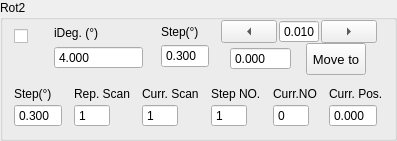
             <widget class="QGroupBox" name="rotary2Group">
              <property name="sizePolicy">
               <sizepolicy hsizetype="Expanding" vsizetype="Expanding">
                <horstretch>0</horstretch>
                <verstretch>0</verstretch>
               </sizepolicy>
              </property>
              <property name="title">
               <string>Rot2</string>
              </property>
              <layout class="QVBoxLayout" name="verticalLayout_84">
               <property name="topMargin">
                <number>0</number>
               </property>
               <item>
                <layout class="QVBoxLayout" name="verticalLayout_82">
                 <property name="spacing">
                  <number>12</number>
                 </property>
                 <item>
                  <layout class="QHBoxLayout" name="horizontalLayout_44" stretch="1,3,0,5">
                   <property name="spacing">
                    <number>6</number>
                   </property>
                   <item>
                    <layout class="QVBoxLayout" name="verticalLayout_80">
                     <property name="spacing">
                      <number>6</number>
                     </property>
                     <property name="topMargin">
                      <number>9</number>
                     </property>
                     <item>
                      <widget class="QCheckBox" name="activeRot2">
                       <property name="sizePolicy">
                        <sizepolicy hsizetype="Expanding" vsizetype="Preferred">
                         <horstretch>0</horstretch>
                         <verstretch>0</verstretch>
                        </sizepolicy>
                       </property>
                       <property name="toolTip">
                        <string>Active Instrument?</string>
                       </property>
                       <property name="text">
                        <string/>
                       </property>
                       <property name="checked">
                        <bool>false</bool>
                       </property>
                       <property name="mytype" stdset="0">
                        <string>checkbox</string>
                       </property>
                      </widget>
                     </item>
                     <item>
                      <widget class="LedIndicator" name="rotary2Led" native="true">
                       <property name="sizePolicy">
                        <sizepolicy hsizetype="Fixed" vsizetype="Fixed">
                         <horstretch>0</horstretch>
                         <verstretch>0</verstretch>
                        </sizepolicy>
                       </property>
                       <property name="minimumSize">
                        <size>
                         <width>25</width>
                         <height>25</height>
                        </size>
                       </property>
                       <property name="maximumSize">
                        <size>
                         <width>25</width>
                         <height>25</height>
                        </size>
                       </property>
                       <property name="baseSize">
                        <size>
                         <width>0</width>
                         <height>0</height>
                        </size>
                       </property>
                       <property name="mytype" stdset="0">
                        <string>led</string>
                       </property>
                      </widget>
                     </item>
                    </layout>
                   </item>
                   <item>
                    <layout class="QVBoxLayout" name="verticalLayout_38">
                     <property name="spacing">
                      <number>0</number>
                     </property>
                     <property name="leftMargin">
                      <number>0</number>
                     </property>
                     <property name="rightMargin">
                      <number>12</number>
                     </property>
                     <item>
                      <widget class="QLabel" name="label_36">
                       <property name="sizePolicy">
                        <sizepolicy hsizetype="Expanding" vsizetype="Fixed">
                         <horstretch>0</horstretch>
                         <verstretch>0</verstretch>
                        </sizepolicy>
                       </property>
                       <property name="maximumSize">
                        <size>
                         <width>16777215</width>
                         <height>16777215</height>
                        </size>
                       </property>
                       <property name="text">
                        <string>iDeg. (°)</string>
                       </property>
                       <property name="mytype" stdset="0">
                        <string>label</string>
                       </property>
                      </widget>
                     </item>
                     <item>
                      <widget class="QDoubleSpinBox" name="iRot2">
                       <property name="sizePolicy">
                        <sizepolicy hsizetype="Expanding" vsizetype="Fixed">
                         <horstretch>0</horstretch>
                         <verstretch>0</verstretch>
                        </sizepolicy>
                       </property>
                       <property name="maximumSize">
                        <size>
                         <width>16777215</width>
                         <height>16777215</height>
                        </size>
                       </property>
                       <property name="buttonSymbols">
                        <enum>QAbstractSpinBox::ButtonSymbols::NoButtons</enum>
                       </property>
                       <property name="decimals">
                        <number>3</number>
                       </property>
                       <property name="value">
                        <double>4.000000000000000</double>
                       </property>
                      </widget>
                     </item>
                    </layout>
                   </item>
                   <item>
                    <layout class="QVBoxLayout" name="verticalLayout_93">
                     <property name="spacing">
                      <number>0</number>
                     </property>
                     <item>
                      <widget class="QLabel" name="label_60">
                       <property name="sizePolicy">
                        <sizepolicy hsizetype="Expanding" vsizetype="Fixed">
                         <horstretch>0</horstretch>
                         <verstretch>0</verstretch>
                        </sizepolicy>
                       </property>
                       <property name="text">
                        <string>Step(°)</string>
                       </property>
                       <property name="mytype" stdset="0">
                        <string>label</string>
                       </property>
                      </widget>
                     </item>
                     <item>
                      <widget class="QDoubleSpinBox" name="rotary2Step_2">
                       <property name="sizePolicy">
                        <sizepolicy hsizetype="Expanding" vsizetype="Fixed">
                         <horstretch>0</horstretch>
                         <verstretch>0</verstretch>
                        </sizepolicy>
                       </property>
                       <property name="maximumSize">
                        <size>
                         <width>48</width>
                         <height>24</height>
                        </size>
                       </property>
                       <property name="buttonSymbols">
                        <enum>QAbstractSpinBox::ButtonSymbols::NoButtons</enum>
                       </property>
                       <property name="decimals">
                        <number>3</number>
                       </property>
                       <property name="value">
                        <double>0.300000000000000</double>
                       </property>
                      </widget>
                     </item>
                    </layout>
                   </item>
                   <item>
                    <layout class="QVBoxLayout" name="verticalLayout_56">
                     <property name="spacing">
                      <number>0</number>
                     </property>
                     <property name="leftMargin">
                      <number>6</number>
                     </property>
                     <property name="rightMargin">
                      <number>6</number>
                     </property>
                     <item>
                      <layout class="QHBoxLayout" name="horizontalLayout_22">
                       <property name="spacing">
                        <number>2</number>
                       </property>
                       <item>
                        <widget class="QToolButton" name="rot2JogL">
                         <property name="sizePolicy">
                          <sizepolicy hsizetype="Expanding" vsizetype="Fixed">
                           <horstretch>0</horstretch>
                           <verstretch>0</verstretch>
                          </sizepolicy>
                         </property>
                         <property name="minimumSize">
                          <size>
                           <width>32</width>
                           <height>0</height>
                          </size>
                         </property>
                         <property name="text">
                          <string>...</string>
                         </property>
                         <property name="arrowType">
                          <enum>Qt::ArrowType::LeftArrow</enum>
                         </property>
                         <property name="mytype" stdset="0">
                          <string>arrowbutton</string>
                         </property>
                        </widget>
                       </item>
                       <item>
                        <widget class="QDoubleSpinBox" name="rotary2JogStep">
                         <property name="sizePolicy">
                          <sizepolicy hsizetype="Preferred" vsizetype="Preferred">
                           <horstretch>0</horstretch>
                           <verstretch>0</verstretch>
                          </sizepolicy>
                         </property>
                         <property name="maximumSize">
                          <size>
                           <width>40</width>
                           <height>24</height>
                          </size>
                         </property>
                         <property name="buttonSymbols">
                          <enum>QAbstractSpinBox::ButtonSymbols::NoButtons</enum>
                         </property>
                         <property name="decimals">
                          <number>3</number>
                         </property>
                         <property name="minimum">
                          <double>-50.000000000000000</double>
                         </property>
                         <property name="maximum">
                          <double>210.000000000000000</double>
                         </property>
                         <property name="value">
                          <double>0.010000000000000</double>
                         </property>
                        </widget>
                       </item>
                       <item>
                        <widget class="QToolButton" name="rot2JogR">
                         <property name="sizePolicy">
                          <sizepolicy hsizetype="Expanding" vsizetype="Fixed">
                           <horstretch>0</horstretch>
                           <verstretch>0</verstretch>
                          </sizepolicy>
                         </property>
                         <property name="minimumSize">
                          <size>
                           <width>32</width>
                           <height>0</height>
                          </size>
                         </property>
                         <property name="text">
                          <string>...</string>
                         </property>
                         <property name="arrowType">
                          <enum>Qt::ArrowType::RightArrow</enum>
                         </property>
                         <property name="mytype" stdset="0">
                          <string>arrowbutton</string>
                         </property>
                        </widget>
                       </item>
                      </layout>
                     </item>
                     <item>
                      <layout class="QHBoxLayout" name="horizontalLayout_12">
                       <property name="spacing">
                        <number>6</number>
                       </property>
                       <item>
                        <widget class="QDoubleSpinBox" name="rot2SetPos">
                         <property name="sizePolicy">
                          <sizepolicy hsizetype="Fixed" vsizetype="Fixed">
                           <horstretch>0</horstretch>
                           <verstretch>0</verstretch>
                          </sizepolicy>
                         </property>
                         <property name="maximumSize">
                          <size>
                           <width>16777215</width>
                           <height>16777215</height>
                          </size>
                         </property>
                         <property name="buttonSymbols">
                          <enum>QAbstractSpinBox::ButtonSymbols::NoButtons</enum>
                         </property>
                         <property name="decimals">
                          <number>3</number>
                         </property>
                         <property name="maximum">
                          <double>1000.000000000000000</double>
                         </property>
                        </widget>
                       </item>
                       <item>
                        <widget class="QPushButton" name="rot2MoveTo">
                         <property name="sizePolicy">
                          <sizepolicy hsizetype="Preferred" vsizetype="Preferred">
                           <horstretch>0</horstretch>
                           <verstretch>0</verstretch>
                          </sizepolicy>
                         </property>
                         <property name="maximumSize">
                          <size>
                           <width>60</width>
                           <height>16777215</height>
                          </size>
                         </property>
                         <property name="font">
                          <font>
                           <pointsize>10</pointsize>
                          </font>
                         </property>
                         <property name="text">
                          <string>Move to</string>
                         </property>
                         <property name="mytype" stdset="0">
                          <string>clickable_button</string>
                         </property>
                        </widget>
                       </item>
                      </layout>
                     </item>
                    </layout>
                   </item>
                  </layout>
                 </item>
                 <item>
                  <layout class="QHBoxLayout" name="horizontalLayout_15">
                   <item>
                    <layout class="QVBoxLayout" name="verticalLayout_41">
                     <property name="spacing">
                      <number>3</number>
                     </property>
                     <item>
                      <widget class="QLabel" name="label_35">
                       <property name="sizePolicy">
                        <sizepolicy hsizetype="Expanding" vsizetype="Fixed">
                         <horstretch>0</horstretch>
                         <verstretch>0</verstretch>
                        </sizepolicy>
                       </property>
                       <property name="text">
                        <string>Step(°)</string>
                       </property>
                       <property name="mytype" stdset="0">
                        <string>label</string>
                       </property>
                      </widget>
                     </item>
                     <item>
                      <widget class="QDoubleSpinBox" name="rotary2Step">
                       <property name="sizePolicy">
                        <sizepolicy hsizetype="Expanding" vsizetype="Fixed">
                         <horstretch>0</horstretch>
                         <verstretch>0</verstretch>
                        </sizepolicy>
                       </property>
                       <property name="maximumSize">
                        <size>
                         <width>48</width>
                         <height>24</height>
                        </size>
                       </property>
                       <property name="buttonSymbols">
                        <enum>QAbstractSpinBox::ButtonSymbols::NoButtons</enum>
                       </property>
                       <property name="decimals">
                        <number>3</number>
                       </property>
                       <property name="value">
                        <double>0.300000000000000</double>
                       </property>
                      </widget>
                     </item>
                    </layout>
                   </item>
                   <item>
                    <layout class="QVBoxLayout" name="verticalLayout_94">
                     <property name="spacing">
                      <number>3</number>
                     </property>
                     <item>
                      <widget class="QLabel" name="label_61">
                       <property name="sizePolicy">
                        <sizepolicy hsizetype="Expanding" vsizetype="Fixed">
                         <horstretch>0</horstretch>
                         <verstretch>0</verstretch>
                        </sizepolicy>
                       </property>
                       <property name="text">
                        <string>Rep. Scan</string>
                       </property>
                       <property name="mytype" stdset="0">
                        <string>label</string>
                       </property>
                      </widget>
                     </item>
                     <item>
                      <widget class="QSpinBox" name="ScanRepNO_R2">
                       <property name="sizePolicy">
                        <sizepolicy hsizetype="Expanding" vsizetype="Fixed">
                         <horstretch>0</horstretch>
                         <verstretch>0</verstretch>
                        </sizepolicy>
                       </property>
                       <property name="maximumSize">
                        <size>
                         <width>36</width>
                         <height>24</height>
                        </size>
                       </property>
                       <property name="buttonSymbols">
                        <enum>QAbstractSpinBox::ButtonSymbols::NoButtons</enum>
                       </property>
                       <property name="maximum">
                        <number>10000</number>
                       </property>
                       <property name="value">
                        <number>1</number>
                       </property>
                      </widget>
                     </item>
                    </layout>
                   </item>
                   <item>
                    <layout class="QVBoxLayout" name="verticalLayout_95">
                     <property name="spacing">
                      <number>3</number>
                     </property>
                     <item>
                      <widget class="QLabel" name="label_62">
                       <property name="sizePolicy">
                        <sizepolicy hsizetype="Expanding" vsizetype="Fixed">
                         <horstretch>0</horstretch>
                         <verstretch>0</verstretch>
                        </sizepolicy>
                       </property>
                       <property name="text">
                        <string>Curr. Scan</string>
                       </property>
                       <property name="mytype" stdset="0">
                        <string>label</string>
                       </property>
                      </widget>
                     </item>
                     <item>
                      <widget class="QSpinBox" name="Rot2CurrScan">
                       <property name="sizePolicy">
                        <sizepolicy hsizetype="Expanding" vsizetype="Fixed">
                         <horstretch>0</horstretch>
                         <verstretch>0</verstretch>
                        </sizepolicy>
                       </property>
                       <property name="maximumSize">
                        <size>
                         <width>36</width>
                         <height>24</height>
                        </size>
                       </property>
                       <property name="buttonSymbols">
                        <enum>QAbstractSpinBox::ButtonSymbols::NoButtons</enum>
                       </property>
                       <property name="maximum">
                        <number>10000</number>
                       </property>
                       <property name="value">
                        <number>1</number>
                       </property>
                      </widget>
                     </item>
                    </layout>
                   </item>
                   <item>
                    <layout class="QVBoxLayout" name="verticalLayout_40">
                     <property name="spacing">
                      <number>3</number>
                     </property>
                     <item>
                      <widget class="QLabel" name="label_34">
                       <property name="sizePolicy">
                        <sizepolicy hsizetype="Expanding" vsizetype="Fixed">
                         <horstretch>0</horstretch>
                         <verstretch>0</verstretch>
                        </sizepolicy>
                       </property>
                       <property name="text">
                        <string>Step NO.</string>
                       </property>
                       <property name="mytype" stdset="0">
                        <string>label</string>
                       </property>
                      </widget>
                     </item>
                     <item>
                      <widget class="QSpinBox" name="rotary2StepNO">
                       <property name="sizePolicy">
                        <sizepolicy hsizetype="Expanding" vsizetype="Fixed">
                         <horstretch>0</horstretch>
                         <verstretch>0</verstretch>
                        </sizepolicy>
                       </property>
                       <property name="maximumSize">
                        <size>
                         <width>36</width>
                         <height>24</height>
                        </size>
                       </property>
                       <property name="buttonSymbols">
                        <enum>QAbstractSpinBox::ButtonSymbols::NoButtons</enum>
                       </property>
                       <property name="maximum">
                        <number>10000</number>
                       </property>
                       <property name="value">
                        <number>1</number>
                       </property>
                      </widget>
                     </item>
                    </layout>
                   </item>
                   <item>
                    <layout class="QVBoxLayout" name="verticalLayout_47">
                     <property name="spacing">
                      <number>3</number>
                     </property>
                     <item>
                      <widget class="QLabel" name="label_50">
                       <property name="sizePolicy">
                        <sizepolicy hsizetype="Expanding" vsizetype="Fixed">
                         <horstretch>0</horstretch>
                         <verstretch>0</verstretch>
                        </sizepolicy>
                       </property>
                       <property name="text">
                        <string>Curr.NO</string>
                       </property>
                       <property name="mytype" stdset="0">
                        <string>label</string>
                       </property>
                      </widget>
                     </item>
                     <item>
                      <widget class="QSpinBox" name="rotary2CurrStepNO">
                       <property name="sizePolicy">
                        <sizepolicy hsizetype="Expanding" vsizetype="Fixed">
                         <horstretch>0</horstretch>
                         <verstretch>0</verstretch>
                        </sizepolicy>
                       </property>
                       <property name="maximumSize">
                        <size>
                         <width>36</width>
                         <height>24</height>
                        </size>
                       </property>
                       <property name="buttonSymbols">
                        <enum>QAbstractSpinBox::ButtonSymbols::NoButtons</enum>
                       </property>
                       <property name="maximum">
                        <number>10000</number>
                       </property>
                       <property name="mytype" stdset="0">
                        <string>intNO</string>
                       </property>
                      </widget>
                     </item>
                    </layout>
                   </item>
                   <item>
                    <layout class="QVBoxLayout" name="verticalLayout_39">
                     <property name="spacing">
                      <number>3</number>
                     </property>
                     <item>
                      <widget class="QLabel" name="label_17">
                       <property name="sizePolicy">
                        <sizepolicy hsizetype="Expanding" vsizetype="Fixed">
                         <horstretch>0</horstretch>
                         <verstretch>0</verstretch>
                        </sizepolicy>
                       </property>
                       <property name="text">
                        <string>Curr. Pos.</string>
                       </property>
                       <property name="mytype" stdset="0">
                        <string>label</string>
                       </property>
                      </widget>
                     </item>
                     <item>
                      <widget class="QDoubleSpinBox" name="rot2CurrPos">
                       <property name="sizePolicy">
                        <sizepolicy hsizetype="Expanding" vsizetype="Fixed">
                         <horstretch>0</horstretch>
                         <verstretch>0</verstretch>
                        </sizepolicy>
                       </property>
                       <property name="maximumSize">
                        <size>
                         <width>48</width>
                         <height>24</height>
                        </size>
                       </property>
                       <property name="buttonSymbols">
                        <enum>QAbstractSpinBox::ButtonSymbols::NoButtons</enum>
                       </property>
                       <property name="decimals">
                        <number>3</number>
                       </property>
                       <property name="minimum">
                        <double>-10.000000000000000</double>
                       </property>
                       <property name="maximum">
                        <double>1000.000000000000000</double>
                       </property>
                      </widget>
                     </item>
                    </layout>
                   </item>
                  </layout>
                 </item>
                </layout>
               </item>
              </layout>
             </widget>
